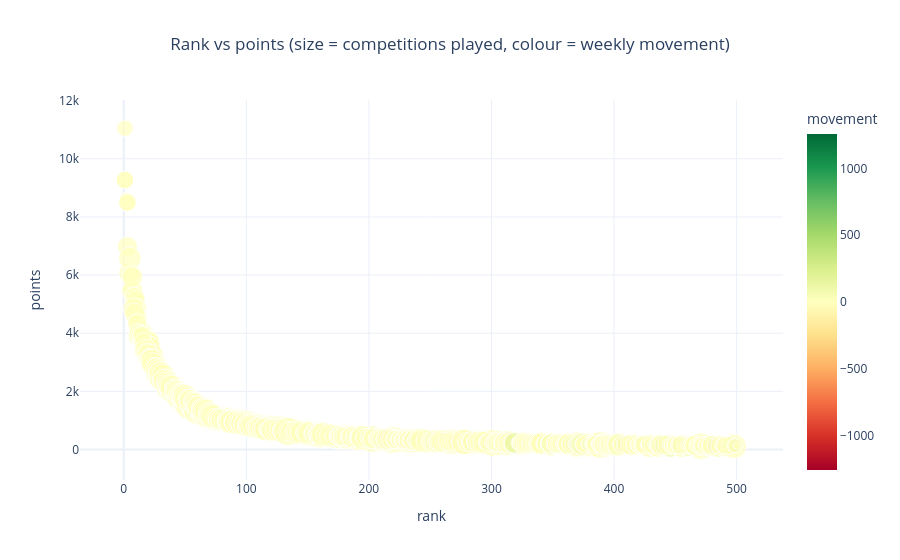

This figure's notebook cell:
### Code cell
# 5.6 Doubles rankings: rank vs points (bubble = competitions played, colour = movement)
rk = run_query("""
    SELECT r.`rank`, r.points, r.movement, r.competitions_played, c.name, c.country, r.ranking_name
    FROM competitor_rankings r JOIN competitors c ON c.competitor_id = r.competitor_id""")

def chart_rank_points():
    return px.scatter(rk, x="rank", y="points", size="competitions_played", color="movement",
                      hover_data=["name", "country", "ranking_name"],
                      color_continuous_scale="RdYlGn", color_continuous_midpoint=0,
                      title="Rank vs points (size = competitions played, colour = weekly movement)")
safe_chart(chart_rank_points)

### Figure 1 — Plotly figure (JSON) as saved in the notebook; plotly's stock layout.template omitted (floating-point values rounded to 4 significant figures; data arrays with more than 128 entries replaced by an {"elided": "..."} marker saying what was removed)
{"data": [{"customdata": {"elided": "1000x3 str values"}, "hovertemplate": "rank=%{x}<br>points=%{y}<br>competitions_played=%{marker.size}<br>name=%{customdata[0]}<br>country=%{customdata[1]}<br>ranking_name=%{customdata[2]}<br>movement=%{marker.color}<extra></extra>", "legendgroup": "", "marker": {"color": {"elided": "1000 int values"}, "coloraxis": "coloraxis", "size": {"elided": "1000 int values"}, "sizemode": "area", "sizeref": 0.11, "symbol": "circle"}, "mode": "markers", "name": "", "orientation": "v", "showlegend": false, "type": "scatter", "x": {"elided": "1000 int values"}, "xaxis": "x", "y": {"elided": "1000 int values"}, "yaxis": "y"}], "layout": {"coloraxis": {"cmid": 0, "colorbar": {"title": {"text": "movement"}}, "colorscale": [[0, "rgb(165,0,38)"], [0.1, "rgb(215,48,39)"], [0.2, "rgb(244,109,67)"], [0.3, "rgb(253,174,97)"], [0.4, "rgb(254,224,139)"], [0.5, "rgb(255,255,191)"], [0.6, "rgb(217,239,139)"], [0.7, "rgb(166,217,106)"], [0.8, "rgb(102,189,99)"], [0.9, "rgb(26,152,80)"], [1, "rgb(0,104,55)"]]}, "legend": {"itemsizing": "constant", "tracegroupgap": 0}, "title": {"text": "Rank vs points (size = competitions played, colour = weekly movement)", "x": 0.5}, "xaxis": {"anchor": "y", "domain": [0, 1], "title": {"text": "rank"}}, "yaxis": {"anchor": "x", "domain": [0, 1], "title": {"text": "points"}}}}
